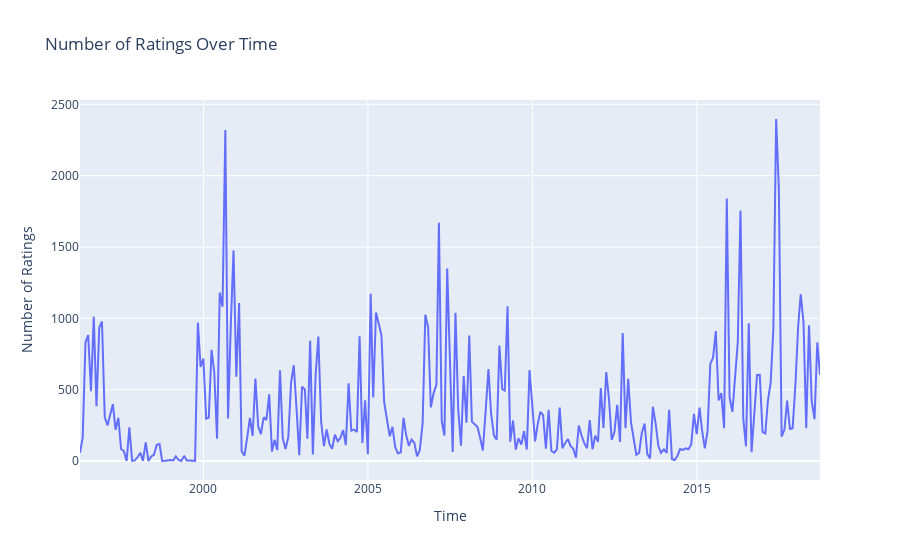

Write notebook code for a chart like this one.
### Code cell
import plotly.express as px
import pandas as pd

# Assuming data["ratings"] is your DataFrame

# Convert timestamp to datetime
data["ratings"]['timestamp'] = pd.to_datetime(data["ratings"]['timestamp'], unit='s')

# Aggregate number of ratings per month
ratings_over_time = data["ratings"].set_index('timestamp').resample('M').size().reset_index(name='number_of_ratings')

# Plot with Plotly
fig = px.line(ratings_over_time, x='timestamp', y='number_of_ratings', title='Number of Ratings Over Time')
fig.update_layout(xaxis_title='Time', yaxis_title='Number of Ratings')
fig.show()

### Figure 1 — Plotly figure (JSON) as saved in the notebook; plotly's stock layout.template omitted (floating-point values rounded to 4 significant figures; data arrays with more than 128 entries replaced by an {"elided": "..."} marker saying what was removed)
{"data": [{"hovertemplate": "timestamp=%{x}<br>number_of_ratings=%{y}<extra></extra>", "legendgroup": "", "line": {"color": "#636efa", "dash": "solid"}, "marker": {"symbol": "circle"}, "mode": "lines", "name": "", "orientation": "v", "showlegend": false, "type": "scatter", "x": {"elided": "271 str values"}, "xaxis": "x", "y": {"elided": "271 int values"}, "yaxis": "y"}], "layout": {"legend": {"tracegroupgap": 0}, "title": {"text": "Number of Ratings Over Time"}, "xaxis": {"anchor": "y", "domain": [0, 1], "title": {"text": "Time"}}, "yaxis": {"anchor": "x", "domain": [0, 1], "title": {"text": "Number of Ratings"}}}}
